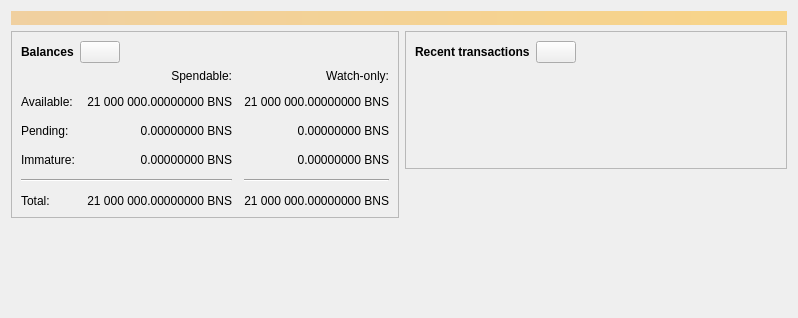
<?xml version="1.0" encoding="UTF-8"?>
<ui version="4.0">
 <class>OverviewPage</class>
 <widget class="QWidget" name="OverviewPage">
  <property name="geometry">
   <rect>
    <x>0</x>
    <y>0</y>
    <width>798</width>
    <height>318</height>
   </rect>
  </property>
  <property name="windowTitle">
   <string>Form</string>
  </property>
  <layout class="QVBoxLayout" name="topLayout">
   <item>
    <widget class="QLabel" name="labelAlerts">
     <property name="visible">
      <bool>false</bool>
     </property>
     <property name="styleSheet">
      <string notr="true">QLabel { background-color: qlineargradient(x1: 0, y1: 0, x2: 1, y2: 0, stop:0 #F0D0A0, stop:1 #F8D488); color:#000000; }</string>
     </property>
     <property name="wordWrap">
      <bool>true</bool>
     </property>
     <property name="margin">
      <number>3</number>
     </property>
     <property name="textInteractionFlags">
      <set>Qt::TextSelectableByMouse</set>
     </property>
    </widget>
   </item>
   <item>
    <layout class="QHBoxLayout" name="horizontalLayout" stretch="1,1">
     <item>
      <layout class="QVBoxLayout" name="verticalLayout_2">
       <item>
        <widget class="QFrame" name="frame">
         <property name="frameShape">
          <enum>QFrame::StyledPanel</enum>
         </property>
         <property name="frameShadow">
          <enum>QFrame::Raised</enum>
         </property>
         <layout class="QVBoxLayout" name="verticalLayout_4">
          <item>
           <layout class="QHBoxLayout" name="horizontalLayout_4">
            <item>
             <widget class="QLabel" name="label_5">
              <property name="font">
               <font>
                <weight>75</weight>
                <bold>true</bold>
               </font>
              </property>
              <property name="text">
               <string>Balances</string>
              </property>
             </widget>
            </item>
            <item>
             <widget class="QPushButton" name="labelWalletStatus">
              <property name="enabled">
               <bool>true</bool>
              </property>
              <property name="maximumSize">
               <size>
                <width>45</width>
                <height>16777215</height>
               </size>
              </property>
              <property name="toolTip">
               <string>The displayed information may be out of date. Your wallet automatically synchronizes with the Beans network after a connection is established, but this process has not completed yet.</string>
              </property>
              <property name="text">
               <string/>
              </property>
              <property name="icon">
               <iconset resource="../beans.qrc">
                <normaloff>:/icons/warning</normaloff>
                <disabledoff>:/icons/warning</disabledoff>:/icons/warning</iconset>
              </property>
              <property name="iconSize">
               <size>
                <width>24</width>
                <height>24</height>
               </size>
              </property>
             </widget>
            </item>
            <item>
             <spacer name="horizontalSpacer_3">
              <property name="orientation">
               <enum>Qt::Horizontal</enum>
              </property>
              <property name="sizeHint" stdset="0">
               <size>
                <width>40</width>
                <height>20</height>
               </size>
              </property>
             </spacer>
            </item>
           </layout>
          </item>
          <item>
           <layout class="QGridLayout" name="gridLayout">
            <property name="spacing">
             <number>12</number>
            </property>
            <item row="2" column="2">
             <widget class="QLabel" name="labelWatchPending">
              <property name="cursor">
               <cursorShape>IBeamCursor</cursorShape>
              </property>
              <property name="toolTip">
               <string>Unconfirmed transactions to watch-only addresses</string>
              </property>
              <property name="text">
               <string notr="true">0.00000000 BNS</string>
              </property>
              <property name="alignment">
               <set>Qt::AlignRight|Qt::AlignTrailing|Qt::AlignVCenter</set>
              </property>
              <property name="textInteractionFlags">
               <set>Qt::LinksAccessibleByMouse|Qt::TextSelectableByKeyboard|Qt::TextSelectableByMouse</set>
              </property>
             </widget>
            </item>
            <item row="2" column="1">
             <widget class="QLabel" name="labelUnconfirmed">
              <property name="cursor">
               <cursorShape>IBeamCursor</cursorShape>
              </property>
              <property name="toolTip">
               <string>Total of transactions that have yet to be confirmed, and do not yet count toward the spendable balance</string>
              </property>
              <property name="text">
               <string notr="true">0.00000000 BNS</string>
              </property>
              <property name="alignment">
               <set>Qt::AlignRight|Qt::AlignTrailing|Qt::AlignVCenter</set>
              </property>
              <property name="textInteractionFlags">
               <set>Qt::LinksAccessibleByMouse|Qt::TextSelectableByKeyboard|Qt::TextSelectableByMouse</set>
              </property>
             </widget>
            </item>
            <item row="3" column="2">
             <widget class="QLabel" name="labelWatchImmature">
              <property name="cursor">
               <cursorShape>IBeamCursor</cursorShape>
              </property>
              <property name="toolTip">
               <string>Mined balance in watch-only addresses that has not yet matured</string>
              </property>
              <property name="text">
               <string notr="true">0.00000000 BNS</string>
              </property>
              <property name="alignment">
               <set>Qt::AlignRight|Qt::AlignTrailing|Qt::AlignVCenter</set>
              </property>
              <property name="textInteractionFlags">
               <set>Qt::LinksAccessibleByMouse|Qt::TextSelectableByKeyboard|Qt::TextSelectableByMouse</set>
              </property>
             </widget>
            </item>
            <item row="4" column="0" colspan="2">
             <widget class="Line" name="line">
              <property name="orientation">
               <enum>Qt::Horizontal</enum>
              </property>
             </widget>
            </item>
            <item row="4" column="2">
             <widget class="Line" name="lineWatchBalance">
              <property name="sizePolicy">
               <sizepolicy hsizetype="Preferred" vsizetype="Fixed">
                <horstretch>0</horstretch>
                <verstretch>0</verstretch>
               </sizepolicy>
              </property>
              <property name="minimumSize">
               <size>
                <width>140</width>
                <height>0</height>
               </size>
              </property>
              <property name="orientation">
               <enum>Qt::Horizontal</enum>
              </property>
             </widget>
            </item>
            <item row="5" column="0">
             <widget class="QLabel" name="labelTotalText">
              <property name="text">
               <string>Total:</string>
              </property>
             </widget>
            </item>
            <item row="3" column="1">
             <widget class="QLabel" name="labelImmature">
              <property name="cursor">
               <cursorShape>IBeamCursor</cursorShape>
              </property>
              <property name="toolTip">
               <string>Mined balance that has not yet matured</string>
              </property>
              <property name="text">
               <string notr="true">0.00000000 BNS</string>
              </property>
              <property name="alignment">
               <set>Qt::AlignRight|Qt::AlignTrailing|Qt::AlignVCenter</set>
              </property>
              <property name="textInteractionFlags">
               <set>Qt::LinksAccessibleByMouse|Qt::TextSelectableByKeyboard|Qt::TextSelectableByMouse</set>
              </property>
             </widget>
            </item>
            <item row="2" column="3">
             <spacer name="horizontalSpacer_2">
              <property name="orientation">
               <enum>Qt::Horizontal</enum>
              </property>
              <property name="sizeHint" stdset="0">
               <size>
                <width>40</width>
                <height>20</height>
               </size>
              </property>
             </spacer>
            </item>
            <item row="3" column="0">
             <widget class="QLabel" name="labelImmatureText">
              <property name="text">
               <string>Immature:</string>
              </property>
             </widget>
            </item>
            <item row="5" column="1">
             <widget class="QLabel" name="labelTotal">
              <property name="cursor">
               <cursorShape>IBeamCursor</cursorShape>
              </property>
              <property name="toolTip">
               <string>Your current total balance</string>
              </property>
              <property name="text">
               <string notr="true">21 000 000.00000000 BNS</string>
              </property>
              <property name="alignment">
               <set>Qt::AlignRight|Qt::AlignTrailing|Qt::AlignVCenter</set>
              </property>
              <property name="textInteractionFlags">
               <set>Qt::LinksAccessibleByMouse|Qt::TextSelectableByKeyboard|Qt::TextSelectableByMouse</set>
              </property>
             </widget>
            </item>
            <item row="5" column="2">
             <widget class="QLabel" name="labelWatchTotal">
              <property name="cursor">
               <cursorShape>IBeamCursor</cursorShape>
              </property>
              <property name="toolTip">
               <string>Current total balance in watch-only addresses</string>
              </property>
              <property name="text">
               <string notr="true">21 000 000.00000000 BNS</string>
              </property>
              <property name="alignment">
               <set>Qt::AlignRight|Qt::AlignTrailing|Qt::AlignVCenter</set>
              </property>
              <property name="textInteractionFlags">
               <set>Qt::LinksAccessibleByMouse|Qt::TextSelectableByKeyboard|Qt::TextSelectableByMouse</set>
              </property>
             </widget>
            </item>
            <item row="0" column="2">
             <widget class="QLabel" name="labelWatchonly">
              <property name="text">
               <string>Watch-only:</string>
              </property>
              <property name="alignment">
               <set>Qt::AlignRight|Qt::AlignTrailing|Qt::AlignVCenter</set>
              </property>
             </widget>
            </item>
            <item row="1" column="0">
             <widget class="QLabel" name="labelBalanceText">
              <property name="text">
               <string>Available:</string>
              </property>
             </widget>
            </item>
            <item row="1" column="1">
             <widget class="QLabel" name="labelBalance">
              <property name="cursor">
               <cursorShape>IBeamCursor</cursorShape>
              </property>
              <property name="toolTip">
               <string>Your current spendable balance</string>
              </property>
              <property name="text">
               <string notr="true">21 000 000.00000000 BNS</string>
              </property>
              <property name="alignment">
               <set>Qt::AlignRight|Qt::AlignTrailing|Qt::AlignVCenter</set>
              </property>
              <property name="textInteractionFlags">
               <set>Qt::LinksAccessibleByMouse|Qt::TextSelectableByKeyboard|Qt::TextSelectableByMouse</set>
              </property>
             </widget>
            </item>
            <item row="1" column="2">
             <widget class="QLabel" name="labelWatchAvailable">
              <property name="cursor">
               <cursorShape>IBeamCursor</cursorShape>
              </property>
              <property name="toolTip">
               <string>Your current balance in watch-only addresses</string>
              </property>
              <property name="text">
               <string notr="true">21 000 000.00000000 BNS</string>
              </property>
              <property name="alignment">
               <set>Qt::AlignRight|Qt::AlignTrailing|Qt::AlignVCenter</set>
              </property>
              <property name="textInteractionFlags">
               <set>Qt::LinksAccessibleByMouse|Qt::TextSelectableByKeyboard|Qt::TextSelectableByMouse</set>
              </property>
             </widget>
            </item>
            <item row="2" column="0">
             <widget class="QLabel" name="labelPendingText">
              <property name="text">
               <string>Pending:</string>
              </property>
             </widget>
            </item>
            <item row="0" column="1">
             <widget class="QLabel" name="labelSpendable">
              <property name="text">
               <string>Spendable:</string>
              </property>
              <property name="alignment">
               <set>Qt::AlignRight|Qt::AlignTrailing|Qt::AlignVCenter</set>
              </property>
             </widget>
            </item>
           </layout>
          </item>
         </layout>
        </widget>
       </item>
       <item>
        <spacer name="verticalSpacer">
         <property name="orientation">
          <enum>Qt::Vertical</enum>
         </property>
         <property name="sizeHint" stdset="0">
          <size>
           <width>20</width>
           <height>40</height>
          </size>
         </property>
        </spacer>
       </item>
      </layout>
     </item>
     <item>
      <layout class="QVBoxLayout" name="verticalLayout_3">
       <item>
        <widget class="QFrame" name="frame_2">
         <property name="frameShape">
          <enum>QFrame::StyledPanel</enum>
         </property>
         <property name="frameShadow">
          <enum>QFrame::Raised</enum>
         </property>
         <layout class="QVBoxLayout" name="verticalLayout">
          <item>
           <layout class="QHBoxLayout" name="horizontalLayout_2">
            <item>
             <widget class="QLabel" name="label_4">
              <property name="font">
               <font>
                <weight>75</weight>
                <bold>true</bold>
               </font>
              </property>
              <property name="text">
               <string>Recent transactions</string>
              </property>
             </widget>
            </item>
            <item>
             <widget class="QPushButton" name="labelTransactionsStatus">
              <property name="enabled">
               <bool>true</bool>
              </property>
              <property name="maximumSize">
               <size>
                <width>45</width>
                <height>16777215</height>
               </size>
              </property>
              <property name="toolTip">
               <string>The displayed information may be out of date. Your wallet automatically synchronizes with the Beans network after a connection is established, but this process has not completed yet.</string>
              </property>
              <property name="text">
               <string/>
              </property>
              <property name="icon">
               <iconset resource="../beans.qrc">
                <normaloff>:/icons/warning</normaloff>
                <disabledoff>:/icons/warning</disabledoff>:/icons/warning</iconset>
              </property>
              <property name="iconSize">
               <size>
                <width>24</width>
                <height>24</height>
               </size>
              </property>
             </widget>
            </item>
            <item>
             <spacer name="horizontalSpacer">
              <property name="orientation">
               <enum>Qt::Horizontal</enum>
              </property>
              <property name="sizeHint" stdset="0">
               <size>
                <width>40</width>
                <height>20</height>
               </size>
              </property>
             </spacer>
            </item>
           </layout>
          </item>
          <item>
           <widget class="TransactionOverviewWidget" name="listTransactions">
            <property name="styleSheet">
             <string notr="true">QListView { background: transparent; }</string>
            </property>
            <property name="frameShape">
             <enum>QFrame::NoFrame</enum>
            </property>
            <property name="verticalScrollBarPolicy">
             <enum>Qt::ScrollBarAlwaysOff</enum>
            </property>
            <property name="horizontalScrollBarPolicy">
             <enum>Qt::ScrollBarAlwaysOff</enum>
            </property>
            <property name="sizeAdjustPolicy">
             <enum>QAbstractScrollArea::AdjustToContents</enum>
            </property>
            <property name="selectionMode">
             <enum>QAbstractItemView::NoSelection</enum>
            </property>
            <property name="uniformItemSizes">
             <bool>true</bool>
            </property>
           </widget>
          </item>
         </layout>
        </widget>
       </item>
       <item>
        <spacer name="verticalSpacer_2">
         <property name="orientation">
          <enum>Qt::Vertical</enum>
         </property>
         <property name="sizeHint" stdset="0">
          <size>
           <width>20</width>
           <height>40</height>
          </size>
         </property>
        </spacer>
       </item>
      </layout>
     </item>
    </layout>
   </item>
  </layout>
 </widget>
 <customwidgets>
  <customwidget>
   <class>TransactionOverviewWidget</class>
   <extends>QListView</extends>
   <header>qt/transactionoverviewwidget.h</header>
  </customwidget>
 </customwidgets>
 <resources/>
 <connections/>
</ui>
